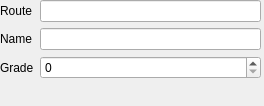
<?xml version="1.0" encoding="UTF-8"?>
<ui version="4.0">
 <class>Form</class>
 <widget class="QWidget" name="Form">
  <property name="geometry">
   <rect>
    <x>0</x>
    <y>0</y>
    <width>264</width>
    <height>106</height>
   </rect>
  </property>
  <property name="windowTitle">
   <string>Form</string>
  </property>
  <widget class="QWidget" name="formLayoutWidget">
   <property name="geometry">
    <rect>
     <x>0</x>
     <y>0</y>
     <width>261</width>
     <height>101</height>
    </rect>
   </property>
   <layout class="QFormLayout" name="formLayout">
    <item row="0" column="0">
     <widget class="QLabel" name="label">
      <property name="text">
       <string>Route</string>
      </property>
     </widget>
    </item>
    <item row="0" column="1">
     <widget class="QLineEdit" name="route_lineEdit"/>
    </item>
    <item row="1" column="0">
     <widget class="QLabel" name="label_2">
      <property name="text">
       <string>Name</string>
      </property>
     </widget>
    </item>
    <item row="1" column="1">
     <widget class="QLineEdit" name="climb_nam"/>
    </item>
    <item row="2" column="0">
     <widget class="QLabel" name="label_3">
      <property name="text">
       <string>Grade</string>
      </property>
     </widget>
    </item>
    <item row="2" column="1">
     <widget class="QSpinBox" name="Grade">
      <property name="maximum">
       <number>16</number>
      </property>
     </widget>
    </item>
   </layout>
  </widget>
 </widget>
 <resources/>
 <connections/>
</ui>
